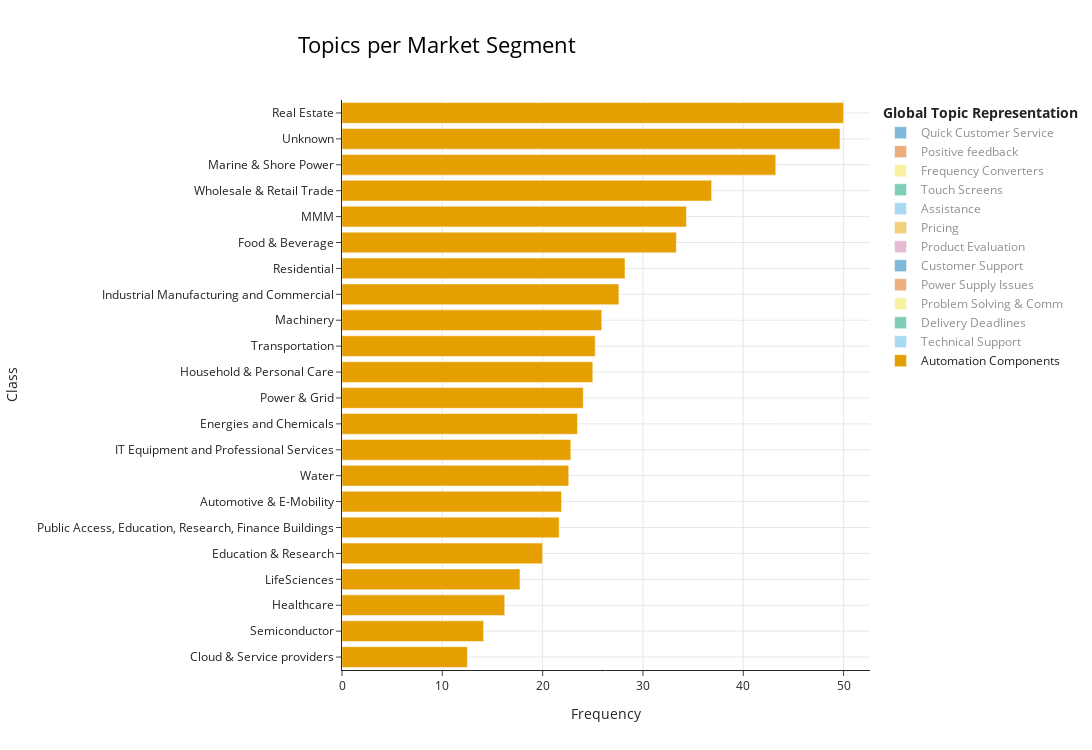

Notebook source saved alongside this figure:
### Code cell
# fig = create_chart_per_class(df, topic_model_merged, "single_emotion_label", 
#                              custom_labels=True, 
#                              percentage_by=None,
#                             #  stacked=True,
#                              title="Topics per Emotion", 
#                              width=1150, height=750)

fig = create_chart_per_class(df, topic_model_merged, "Market Segment", 
                             custom_labels=True, 
                             percentage_by="Class",
                             sortedBy="Class_Percentage",
                             stacked=True,
                             title="Topics per Market Segment", 
                             width=1300, height=750)

path_pct = '../data/graphs/Clustering/topic_repartition/by_Market Segment'
save_graph_html(fig, path_pct, "model_merged_per_Market Segment_class_pct")
fig
